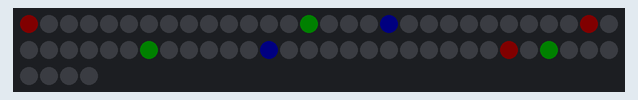
Recording of a sketch running on a simulated Arduino Uno, built with avr-gcc and run on an emulated ATmega328P. Shown: 64 RGB LEDs in strip order, left to right, continuing on the next row. Dim RGB values are drawn brighter than linear.

Above: at 0.1 s.

The sketch:

rgb123_control_individual_leds.ino
```cpp
#include <Adafruit_NeoPixel.h>

#define PIN 6

// Parameter 1 = number of pixels in strip
// Parameter 2 = Arduino pin number (most are valid)
// Parameter 3 = pixel type flags, add together as needed:
//   NEO_KHZ800  800 KHz bitstream (most NeoPixel products w/WS2812 LEDs)
//   NEO_KHZ400  400 KHz (classic 'v1' (not v2) FLORA pixels, WS2811 drivers)
//   NEO_GRB     Pixels are wired for GRB bitstream (most NeoPixel products)
//   NEO_RGB     Pixels are wired for RGB bitstream (v1 FLORA pixels, not v2)
Adafruit_NeoPixel strip = Adafruit_NeoPixel(64, PIN, NEO_GRB + NEO_KHZ800);

// IMPORTANT: To reduce NeoPixel burnout risk, add 1000 uF capacitor across
// pixel power leads, add 300 - 500 Ohm resistor on first pixel's data input
// and minimize distance between Arduino and first pixel.  Avoid connecting
// on a live circuit...if you must, connect GND first.

void setup() {
  strip.begin();


  strip.show(); // Initialize all pixels to 'off'
}

void loop() {
       strip.setPixelColor(0, 5,0,0);
      strip.setPixelColor(14, 0,5,0);
      strip.setPixelColor(18, 5);
      strip.setPixelColor(28, 5,0,0);
      strip.setPixelColor(36, 0,5,0);
      strip.setPixelColor(42, 5);
      strip.setPixelColor(54, 5,0,0);
      strip.setPixelColor(56, 0,5,0);

  strip.show(); // Displays settings
}
```
